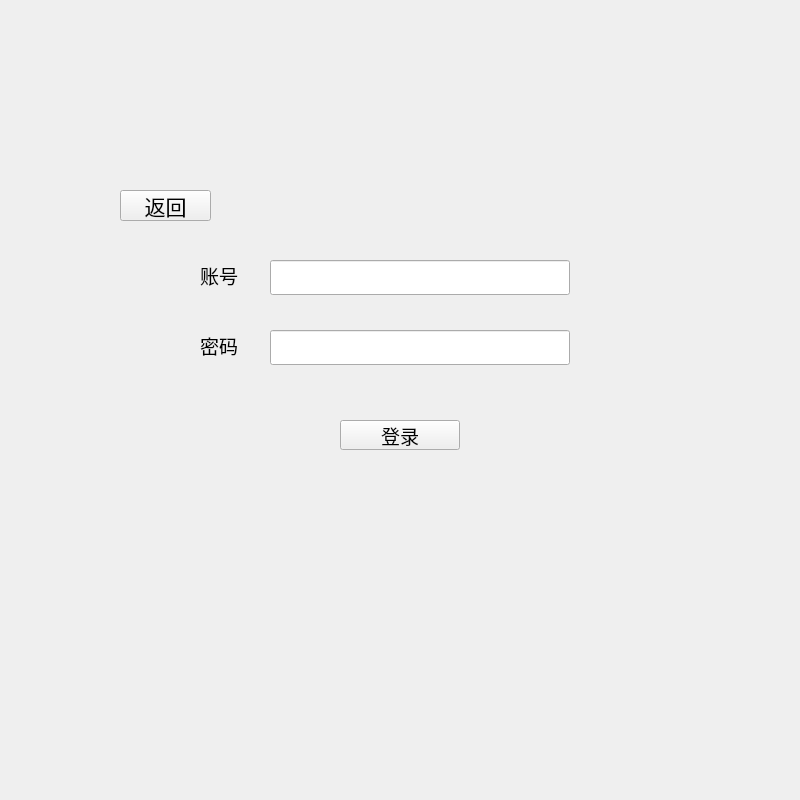
<?xml version="1.0" encoding="UTF-8"?>
<ui version="4.0">
 <class>Sign_in</class>
 <widget class="QWidget" name="Sign_in">
  <property name="geometry">
   <rect>
    <x>0</x>
    <y>0</y>
    <width>800</width>
    <height>800</height>
   </rect>
  </property>
  <property name="windowTitle">
   <string>Form</string>
  </property>
  <widget class="QLineEdit" name="Password">
   <property name="geometry">
    <rect>
     <x>270</x>
     <y>330</y>
     <width>300</width>
     <height>35</height>
    </rect>
   </property>
   <property name="echoMode">
    <enum>QLineEdit::Normal</enum>
   </property>
  </widget>
  <widget class="QLineEdit" name="Account">
   <property name="geometry">
    <rect>
     <x>270</x>
     <y>260</y>
     <width>300</width>
     <height>35</height>
    </rect>
   </property>
   <property name="echoMode">
    <enum>QLineEdit::Normal</enum>
   </property>
  </widget>
  <widget class="QLabel" name="label">
   <property name="geometry">
    <rect>
     <x>200</x>
     <y>260</y>
     <width>60</width>
     <height>30</height>
    </rect>
   </property>
   <property name="font">
    <font>
     <family>黑体</family>
     <pointsize>14</pointsize>
    </font>
   </property>
   <property name="text">
    <string>账号</string>
   </property>
  </widget>
  <widget class="QLabel" name="label_2">
   <property name="geometry">
    <rect>
     <x>200</x>
     <y>330</y>
     <width>60</width>
     <height>30</height>
    </rect>
   </property>
   <property name="font">
    <font>
     <family>黑体</family>
     <pointsize>14</pointsize>
    </font>
   </property>
   <property name="text">
    <string>密码</string>
   </property>
  </widget>
  <widget class="QPushButton" name="yes">
   <property name="geometry">
    <rect>
     <x>340</x>
     <y>420</y>
     <width>120</width>
     <height>30</height>
    </rect>
   </property>
   <property name="font">
    <font>
     <family>黑体</family>
     <pointsize>14</pointsize>
    </font>
   </property>
   <property name="text">
    <string>登录</string>
   </property>
  </widget>
  <widget class="QPushButton" name="return_2">
   <property name="geometry">
    <rect>
     <x>120</x>
     <y>190</y>
     <width>91</width>
     <height>31</height>
    </rect>
   </property>
   <property name="font">
    <font>
     <family>黑体</family>
     <pointsize>16</pointsize>
    </font>
   </property>
   <property name="text">
    <string>返回</string>
   </property>
  </widget>
 </widget>
 <resources/>
 <connections/>
</ui>
